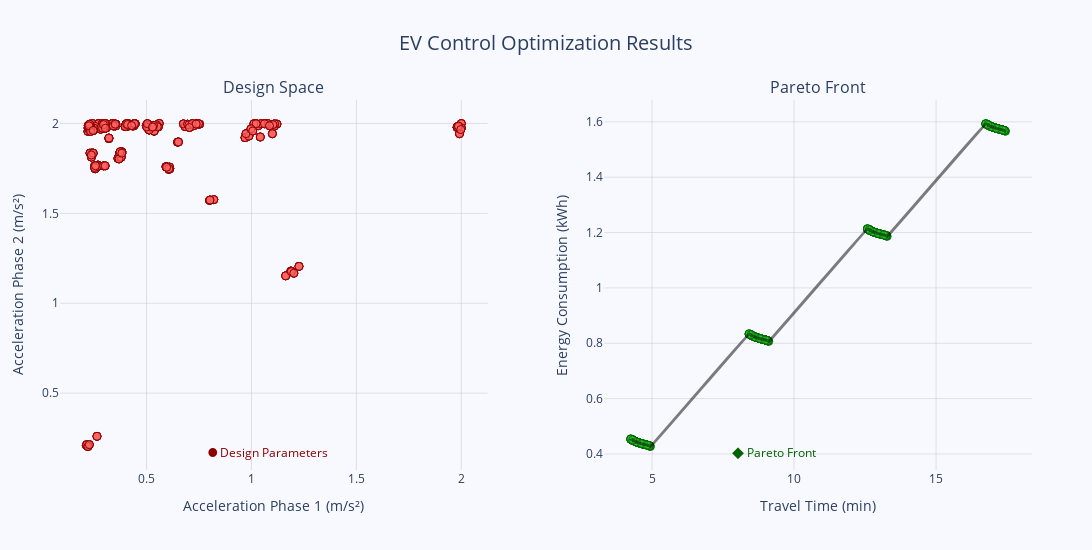

Notebook source saved alongside this figure:
### Markdown cell above
### 1. Visualize problem bounds

### Code cell
# Sort the Pareto front by travel time (x-axis)
sorted_front = pareto_df.sort_values(by="time_min")

# Create subplots with 1 row and 2 columns
fig = make_subplots(
    rows=1,
    cols=2,
    subplot_titles=("Design Space", "Pareto Front"),
    horizontal_spacing=0.12,
    column_widths=[0.3, 0.3],
)

# 1. Design Space Plot (Left)
fig.add_trace(
    go.Scatter(
        x=pareto_df["accel_ms2"],
        y=pareto_df["decel_ms2"],
        mode="markers",
        marker=dict(
            size=8,
            color="rgba(255, 100, 100, 0.7)",
            line=dict(width=1, color="DarkRed"),
        ),
        name="Design Points",
        hovertemplate="<b>Accel Phase 1</b>: %{x:.2f} m/s²<br><b>Accel Phase 2</b>: %{y:.2f} m/s²<extra></extra>",
    ),
    row=1,
    col=1,
)

# 2. Pareto Front Plot (Right)
fig.add_trace(
    go.Scatter(
        x=pareto_df["time_min"],
        y=pareto_df["energy_kwh"],
        mode="markers",
        marker=dict(
            size=8,
            color="rgba(50, 200, 50, 0.8)",
            opacity=0.5,
            line=dict(width=1, color="DarkGreen"),
        ),
        name="Pareto Front",
        hovertemplate="<b>Time</b>: %{x:.2f} min<br><b>Energy</b>: %{y:.4f} kWh<extra></extra>",
    ),
    row=1,
    col=2,
)

# Add smooth trend line
fig.add_trace(
    go.Scatter(
        x=sorted_front["time_min"],
        y=sorted_front["energy_kwh"],
        mode="lines",
        line=dict(color="black", width=3, shape="spline", smoothing=0.5),
        name="Pareto Frontier",
        hoverinfo="skip",
        opacity=0.5,
    ),
    row=1,
    col=2,
)

# Update layout
fig.update_layout(
    title_text="EV Control Optimization Results",
    title_x=0.5,
    title_font=dict(size=20),
    showlegend=False,
    width=1400,
    height=550,
    margin=dict(l=60, r=60, b=80, t=100),
    plot_bgcolor="rgba(248,248,255,1)",
    paper_bgcolor="rgba(248,248,255,1)",
)

# Customize axes
for col in [1, 2]:
    fig.update_xaxes(
        showgrid=True,
        gridcolor="rgba(200,200,200,0.5)",
        zerolinecolor="lightgrey",
        row=1,
        col=col,
    )
    fig.update_yaxes(
        showgrid=True,
        gridcolor="rgba(200,200,200,0.5)",
        zerolinecolor="lightgrey",
        row=1,
        col=col,
    )

# Axis titles
fig.update_xaxes(title_text="Acceleration Phase 1 (m/s²)", row=1, col=1)
fig.update_yaxes(title_text="Acceleration Phase 2 (m/s²)", row=1, col=1)
fig.update_xaxes(title_text="Travel Time (min)", row=1, col=2)
fig.update_yaxes(title_text="Energy Consumption (kWh)", row=1, col=2)

# Add annotations
fig.add_annotation(
    x=0.15,
    y=0.02,
    xref="paper",
    yref="paper",
    text="● Design Parameters",
    showarrow=False,
    font=dict(color="darkred"),
)
fig.add_annotation(
    x=0.78,
    y=0.02,
    xref="paper",
    yref="paper",
    text="◆ Pareto Front",
    showarrow=False,
    font=dict(color="darkgreen"),
)

fig.show()
fig.write_image(
    "../reports/figures/pareto_front_design_space.png",
    width=1400,
    height=550,
    scale=2,
    engine="kaleido",
)

### Figure 1 — Plotly figure (JSON) as saved in the notebook; plotly's stock layout.template omitted (floating-point values rounded to 4 significant figures; data arrays with more than 128 entries replaced by an {"elided": "..."} marker saying what was removed)
{"data": [{"hovertemplate": "<b>Accel Phase 1</b>: %{x:.2f} m/s²<br><b>Accel Phase 2</b>: %{y:.2f} m/s²<extra></extra>", "marker": {"color": "rgba(255, 100, 100, 0.7)", "line": {"color": "DarkRed", "width": 1}, "size": 8}, "mode": "markers", "name": "Design Points", "type": "scatter", "x": {"elided": "800 float values"}, "xaxis": "x", "y": {"elided": "800 float values"}, "yaxis": "y"}, {"hovertemplate": "<b>Time</b>: %{x:.2f} min<br><b>Energy</b>: %{y:.4f} kWh<extra></extra>", "marker": {"color": "rgba(50, 200, 50, 0.8)", "line": {"color": "DarkGreen", "width": 1}, "opacity": 0.5, "size": 8}, "mode": "markers", "name": "Pareto Front", "type": "scatter", "x": {"elided": "800 float values"}, "xaxis": "x2", "y": {"elided": "800 float values"}, "yaxis": "y2"}, {"hoverinfo": "skip", "line": {"color": "black", "shape": "spline", "smoothing": 0.5, "width": 3}, "mode": "lines", "name": "Pareto Frontier", "opacity": 0.5, "type": "scatter", "x": {"elided": "800 float values"}, "xaxis": "x2", "y": {"elided": "800 float values"}, "yaxis": "y2"}], "layout": {"annotations": [{"font": {"size": 16}, "showarrow": false, "text": "Design Space", "x": 0.22, "xanchor": "center", "xref": "paper", "y": 1, "yanchor": "bottom", "yref": "paper"}, {"font": {"size": 16}, "showarrow": false, "text": "Pareto Front", "x": 0.78, "xanchor": "center", "xref": "paper", "y": 1, "yanchor": "bottom", "yref": "paper"}, {"font": {"color": "darkred"}, "showarrow": false, "text": "● Design Parameters", "x": 0.15, "xref": "paper", "y": 0.02, "yref": "paper"}, {"font": {"color": "darkgreen"}, "showarrow": false, "text": "◆ Pareto Front", "x": 0.78, "xref": "paper", "y": 0.02, "yref": "paper"}], "height": 550, "margin": {"b": 80, "l": 60, "r": 60, "t": 100}, "paper_bgcolor": "rgba(248,248,255,1)", "plot_bgcolor": "rgba(248,248,255,1)", "showlegend": false, "title": {"font": {"size": 20}, "text": "EV Control Optimization Results", "x": 0.5}, "width": 1400, "xaxis": {"anchor": "y", "domain": [0, 0.44], "gridcolor": "rgba(200,200,200,0.5)", "showgrid": true, "title": {"text": "Acceleration Phase 1 (m/s²)"}, "zerolinecolor": "lightgrey"}, "xaxis2": {"anchor": "y2", "domain": [0.56, 1], "gridcolor": "rgba(200,200,200,0.5)", "showgrid": true, "title": {"text": "Travel Time (min)"}, "zerolinecolor": "lightgrey"}, "yaxis": {"anchor": "x", "domain": [0, 1], "gridcolor": "rgba(200,200,200,0.5)", "showgrid": true, "title": {"text": "Acceleration Phase 2 (m/s²)"}, "zerolinecolor": "lightgrey"}, "yaxis2": {"anchor": "x2", "domain": [0, 1], "gridcolor": "rgba(200,200,200,0.5)", "showgrid": true, "title": {"text": "Energy Consumption (kWh)"}, "zerolinecolor": "lightgrey"}}}
